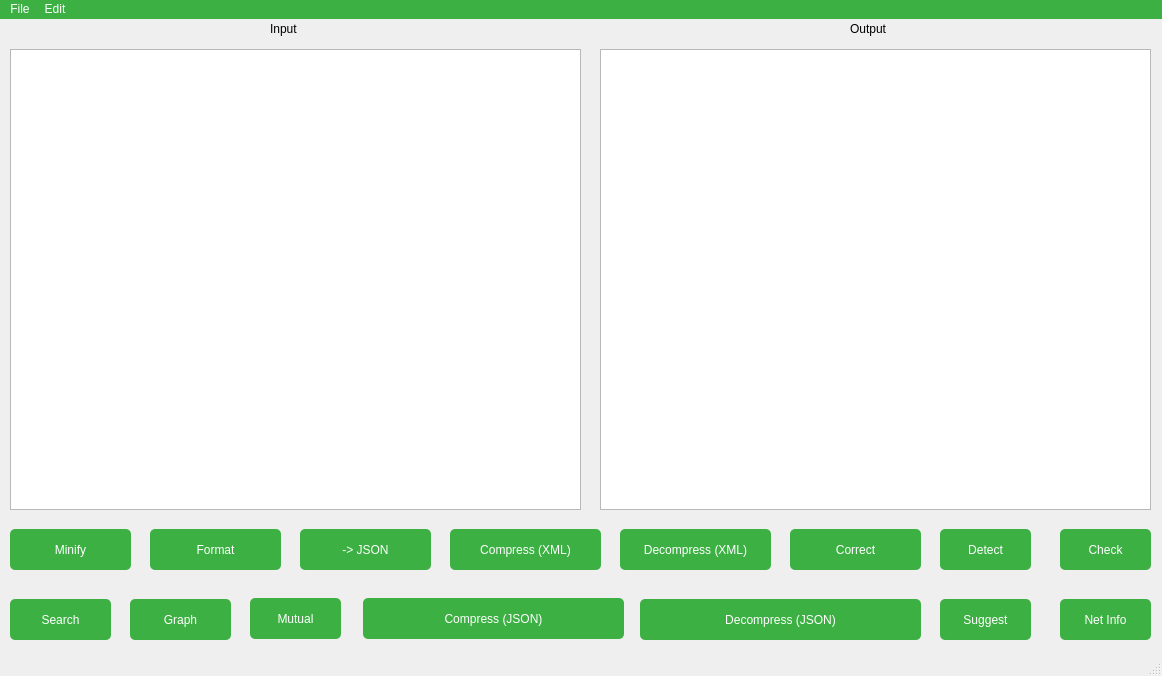
<?xml version="1.0" encoding="UTF-8"?>
<ui version="4.0">
 <class>MainWindow</class>
 <widget class="QMainWindow" name="MainWindow">
  <property name="geometry">
   <rect>
    <x>0</x>
    <y>0</y>
    <width>1162</width>
    <height>676</height>
   </rect>
  </property>
  <property name="windowTitle">
   <string>MainWindow</string>
  </property>
  <widget class="QWidget" name="centralwidget">
   <widget class="QTextBrowser" name="textBrowser_2">
    <property name="geometry">
     <rect>
      <x>600</x>
      <y>30</y>
      <width>551</width>
      <height>461</height>
     </rect>
    </property>
   </widget>
   <widget class="QPushButton" name="pushButton_8">
    <property name="geometry">
     <rect>
      <x>1060</x>
      <y>510</y>
      <width>91</width>
      <height>41</height>
     </rect>
    </property>
    <property name="styleSheet">
     <string notr="true">background-color: rgb(60, 176, 67);
color: rgb(255, 255, 255);
border-radius: 5px;
box-shadow: none;</string>
    </property>
    <property name="text">
     <string>Check</string>
    </property>
   </widget>
   <widget class="QTextEdit" name="textEdit">
    <property name="geometry">
     <rect>
      <x>10</x>
      <y>30</y>
      <width>571</width>
      <height>461</height>
     </rect>
    </property>
   </widget>
   <widget class="QPushButton" name="pushButton_7">
    <property name="geometry">
     <rect>
      <x>940</x>
      <y>510</y>
      <width>91</width>
      <height>41</height>
     </rect>
    </property>
    <property name="styleSheet">
     <string notr="true">background-color: rgb(60, 176, 67);
color: rgb(255, 255, 255);
border-radius: 5px;
box-shadow: none;</string>
    </property>
    <property name="text">
     <string>Detect</string>
    </property>
   </widget>
   <widget class="QPushButton" name="pushButton_9">
    <property name="geometry">
     <rect>
      <x>10</x>
      <y>580</y>
      <width>101</width>
      <height>41</height>
     </rect>
    </property>
    <property name="styleSheet">
     <string notr="true">background-color: rgb(60, 176, 67);
color: rgb(255, 255, 255);
border-radius: 5px;
box-shadow: none;</string>
    </property>
    <property name="text">
     <string>Search</string>
    </property>
   </widget>
   <widget class="QPushButton" name="pushButton_14">
    <property name="geometry">
     <rect>
      <x>363</x>
      <y>579</y>
      <width>261</width>
      <height>41</height>
     </rect>
    </property>
    <property name="styleSheet">
     <string notr="true">background-color: rgb(60, 176, 67);
color: rgb(255, 255, 255);
border-radius: 5px;
box-shadow: none;</string>
    </property>
    <property name="text">
     <string>Compress (JSON)</string>
    </property>
   </widget>
   <widget class="QPushButton" name="pushButton_15">
    <property name="geometry">
     <rect>
      <x>640</x>
      <y>580</y>
      <width>281</width>
      <height>41</height>
     </rect>
    </property>
    <property name="styleSheet">
     <string notr="true">background-color: rgb(60, 176, 67);
color: rgb(255, 255, 255);
border-radius: 5px;
box-shadow: none;</string>
    </property>
    <property name="text">
     <string>Decompress (JSON)</string>
    </property>
   </widget>
   <widget class="QPushButton" name="pushButton_11">
    <property name="geometry">
     <rect>
      <x>250</x>
      <y>579</y>
      <width>91</width>
      <height>41</height>
     </rect>
    </property>
    <property name="styleSheet">
     <string notr="true">background-color: rgb(60, 176, 67);
color: rgb(255, 255, 255);
border-radius: 5px;
box-shadow: none;</string>
    </property>
    <property name="text">
     <string>Mutual</string>
    </property>
   </widget>
   <widget class="QPushButton" name="pushButton_12">
    <property name="geometry">
     <rect>
      <x>940</x>
      <y>580</y>
      <width>91</width>
      <height>41</height>
     </rect>
    </property>
    <property name="styleSheet">
     <string notr="true">background-color: rgb(60, 176, 67);
color: rgb(255, 255, 255);
border-radius: 5px;
box-shadow: none;</string>
    </property>
    <property name="text">
     <string>Suggest</string>
    </property>
   </widget>
   <widget class="QPushButton" name="pushButton_6">
    <property name="geometry">
     <rect>
      <x>790</x>
      <y>510</y>
      <width>131</width>
      <height>41</height>
     </rect>
    </property>
    <property name="styleSheet">
     <string notr="true">background-color: rgb(60, 176, 67);
color: rgb(255, 255, 255);
border-radius: 5px;
box-shadow: none;</string>
    </property>
    <property name="text">
     <string>Correct</string>
    </property>
   </widget>
   <widget class="QPushButton" name="pushButton_2">
    <property name="geometry">
     <rect>
      <x>150</x>
      <y>510</y>
      <width>131</width>
      <height>41</height>
     </rect>
    </property>
    <property name="styleSheet">
     <string notr="true">background-color: rgb(60, 176, 67);
color: rgb(255, 255, 255);
border-radius: 5px;
box-shadow: none;</string>
    </property>
    <property name="text">
     <string>Format</string>
    </property>
   </widget>
   <widget class="QLabel" name="label">
    <property name="geometry">
     <rect>
      <x>270</x>
      <y>0</y>
      <width>34</width>
      <height>20</height>
     </rect>
    </property>
    <property name="text">
     <string>Input</string>
    </property>
   </widget>
   <widget class="QPushButton" name="pushButton_4">
    <property name="geometry">
     <rect>
      <x>450</x>
      <y>510</y>
      <width>151</width>
      <height>41</height>
     </rect>
    </property>
    <property name="styleSheet">
     <string notr="true">background-color: rgb(60, 176, 67);
color: rgb(255, 255, 255);
border-radius: 5px;
box-shadow: none;</string>
    </property>
    <property name="text">
     <string>Compress (XML)</string>
    </property>
   </widget>
   <widget class="QLabel" name="label_2">
    <property name="geometry">
     <rect>
      <x>850</x>
      <y>0</y>
      <width>46</width>
      <height>20</height>
     </rect>
    </property>
    <property name="text">
     <string>Output</string>
    </property>
   </widget>
   <widget class="QPushButton" name="pushButton_5">
    <property name="geometry">
     <rect>
      <x>620</x>
      <y>510</y>
      <width>151</width>
      <height>41</height>
     </rect>
    </property>
    <property name="styleSheet">
     <string notr="true">background-color: rgb(60, 176, 67);
color: rgb(255, 255, 255);
border-radius: 5px;
box-shadow: none;</string>
    </property>
    <property name="text">
     <string>Decompress (XML)</string>
    </property>
   </widget>
   <widget class="QPushButton" name="pushButton">
    <property name="geometry">
     <rect>
      <x>10</x>
      <y>510</y>
      <width>121</width>
      <height>41</height>
     </rect>
    </property>
    <property name="styleSheet">
     <string notr="true">background-color: rgb(60, 176, 67);
color: rgb(255, 255, 255);
border-radius: 5px;
box-shadow: none;</string>
    </property>
    <property name="text">
     <string>Minify</string>
    </property>
   </widget>
   <widget class="QPushButton" name="pushButton_3">
    <property name="geometry">
     <rect>
      <x>300</x>
      <y>510</y>
      <width>131</width>
      <height>41</height>
     </rect>
    </property>
    <property name="styleSheet">
     <string notr="true">background-color: rgb(60, 176, 67);
color: rgb(255, 255, 255);
border-radius: 5px;
box-shadow: none;</string>
    </property>
    <property name="text">
     <string>-&gt; JSON</string>
    </property>
   </widget>
   <widget class="QPushButton" name="pushButton_10">
    <property name="geometry">
     <rect>
      <x>130</x>
      <y>580</y>
      <width>101</width>
      <height>41</height>
     </rect>
    </property>
    <property name="styleSheet">
     <string notr="true">background-color: rgb(60, 176, 67);
color: rgb(255, 255, 255);
border-radius: 5px;
box-shadow: none;</string>
    </property>
    <property name="text">
     <string>Graph</string>
    </property>
   </widget>
   <widget class="QPushButton" name="pushButton_13">
    <property name="geometry">
     <rect>
      <x>1060</x>
      <y>580</y>
      <width>91</width>
      <height>41</height>
     </rect>
    </property>
    <property name="styleSheet">
     <string notr="true">background-color: rgb(60, 176, 67);
color: rgb(255, 255, 255);
border-radius: 5px;
box-shadow: none;</string>
    </property>
    <property name="text">
     <string>Net Info</string>
    </property>
   </widget>
  </widget>
  <widget class="QMenuBar" name="menubar">
   <property name="geometry">
    <rect>
     <x>0</x>
     <y>0</y>
     <width>1162</width>
     <height>26</height>
    </rect>
   </property>
   <property name="styleSheet">
    <string notr="true">background-color: rgb(60, 176, 67); color: rgb(255, 255, 255);</string>
   </property>
   <widget class="QMenu" name="menuFile">
    <property name="styleSheet">
     <string notr="true"/>
    </property>
    <property name="title">
     <string>File</string>
    </property>
    <addaction name="actionSave"/>
    <addaction name="actionOpen"/>
   </widget>
   <widget class="QMenu" name="menuEdit">
    <property name="styleSheet">
     <string notr="true"/>
    </property>
    <property name="title">
     <string>Edit</string>
    </property>
    <addaction name="actionUndo"/>
    <addaction name="actionRedo"/>
   </widget>
   <addaction name="menuFile"/>
   <addaction name="menuEdit"/>
  </widget>
  <widget class="QStatusBar" name="statusbar"/>
  <action name="actionSave">
   <property name="text">
    <string>Save as</string>
   </property>
   <property name="shortcut">
    <string>Ctrl+S</string>
   </property>
  </action>
  <action name="actionOpen">
   <property name="text">
    <string>Open</string>
   </property>
   <property name="shortcut">
    <string>Ctrl+O</string>
   </property>
  </action>
  <action name="actionUndo">
   <property name="text">
    <string>Undo</string>
   </property>
   <property name="shortcut">
    <string>Ctrl+Z</string>
   </property>
  </action>
  <action name="actionRedo">
   <property name="text">
    <string>Redo</string>
   </property>
   <property name="shortcut">
    <string>Ctrl+Y</string>
   </property>
  </action>
 </widget>
 <resources/>
 <connections/>
</ui>
